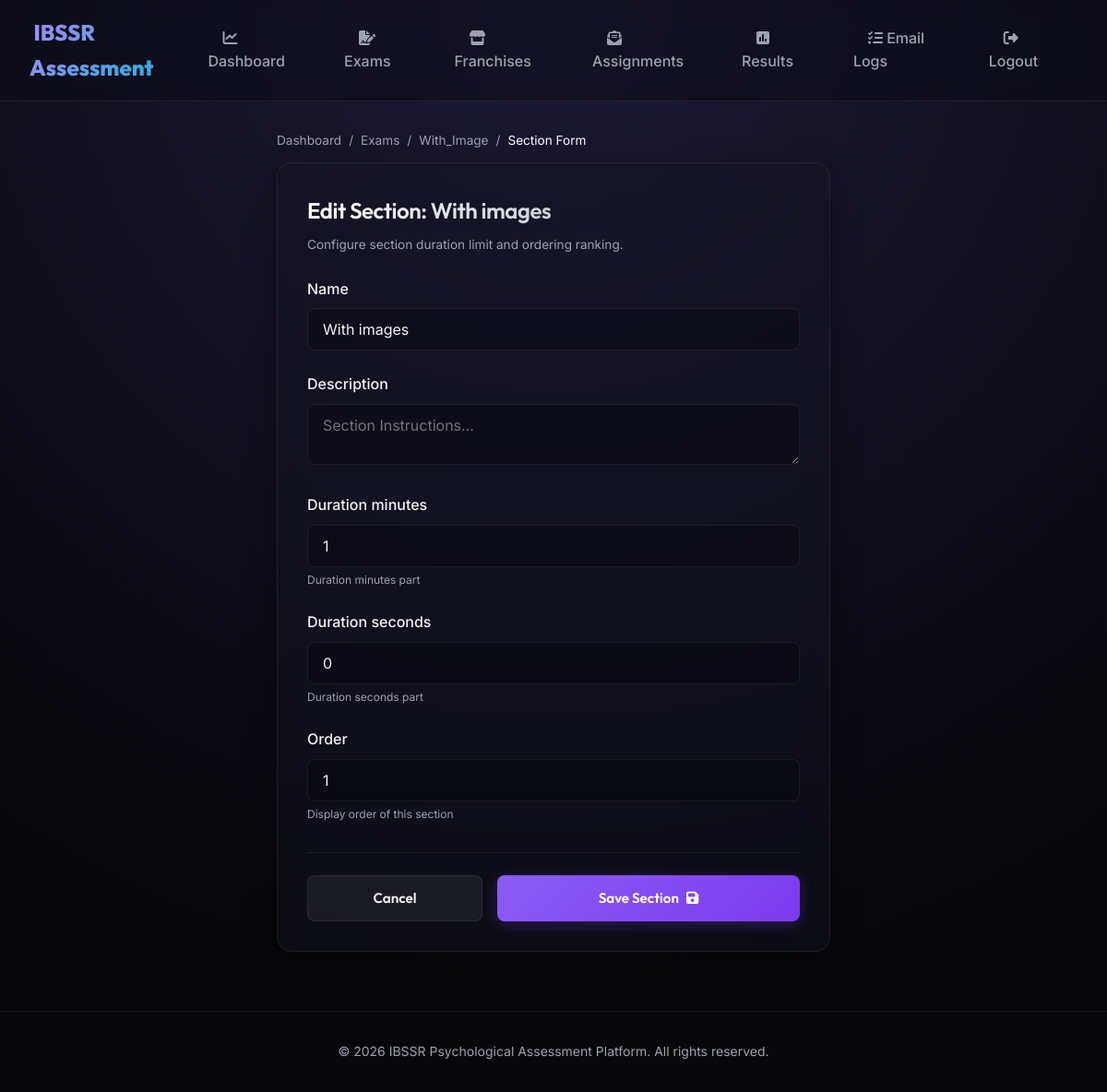
Page /tests-mgmt/section/8/edit/ (signed in) on the committed database.
### tests/models.py (models this page shows, shortened)
class Exam(models.Model):
    title = models.CharField(max_length=255)
    description = models.TextField(blank=True, null=True)
    created_by = models.ForeignKey('auth.User', on_delete=models.SET_NULL, null=True, blank=True, related_name='created_exams')
    shared_with = models.ManyToManyField('auth.User', blank=True, related_name='shared_exams', help_text="Franchises allowed to use this exam")
    created_at = models.DateTimeField(auto_now_add=True)
    updated_at = models.DateTimeField(auto_now=True)

class Section(models.Model):
    exam = models.ForeignKey(Exam, on_delete=models.CASCADE, related_name='sections')
    name = models.CharField(max_length=255)
    description = models.TextField(blank=True, null=True)
    duration_minutes = models.IntegerField(default=10, help_text="Duration minutes part")
    duration_seconds = models.IntegerField(default=0, help_text="Duration seconds part")
    order = models.IntegerField(default=0, help_text="Display order of this section")
    class Meta:
        ordering = ['order', 'id']

### tests/views.py (the view)
# urls.py: path('section/<int:section_id>/edit/', views.section_edit, name='section_edit'),
@login_required
def section_edit(request, section_id):
    section = get_object_or_404(Section, id=section_id)
    exam = section.exam
    if not request.user.is_superuser and exam.created_by != request.user:
        raise PermissionDenied
    if request.method == 'POST':
        form = SectionForm(request.POST, instance=section)
        if form.is_valid():
            section = form.save()
            messages.success(request, f"Section '{section.name}' updated successfully!")
            return redirect('exam_detail', exam_id=exam.id)
    else:
        form = SectionForm(instance=section)
    return render(request, 'admin/section_form.html', {'form': form, 'exam': exam, 'title': f"Edit Section: {section.name}"})

### tests/forms.py
class SectionForm(forms.ModelForm):
    class Meta:
        model = Section
        fields = ['name', 'description', 'duration_minutes', 'duration_seconds', 'order']
        widgets = {
            'name': forms.TextInput(attrs={'placeholder': 'Section Name (e.g. Cognitive)', 'class': 'form-control'}),
            'description': forms.Textarea(attrs={'placeholder': 'Section Instructions...', 'rows': 2, 'class': 'form-control'}),
            'duration_minutes': forms.NumberInput(attrs={'placeholder': 'Min', 'min': 0, 'class': 'form-control'}),
            'duration_seconds': forms.NumberInput(attrs={'placeholder': 'Sec', 'min': 0, 'max': 59, 'class': 'form-control'}),
            'order': forms.NumberInput(attrs={'class': 'form-control'}),
        }

### templates/admin/section_form.html (shortened to what this page needs)
{% extends 'base.html' %}
{% block content %}
<div style="max-width: 600px; margin: 2rem auto;">
    <div style="display: flex; gap: 0.5rem; font-size: 0.85rem; color: var(--text-muted); align-items: center; margin-bottom: 0.75rem;">
        <a href="{% url 'admin_dashboard' %}" style="color: var(--text-muted); text-decoration: none;">Dashboard</a>
        <span>/</span>
        <a href="{% url 'exam_list' %}" style="color: var(--text-muted); text-decoration: none;">Exams</a>
        <span>/</span>
        <a href="{% url 'exam_detail' exam_id=exam.id %}" style="color: var(--text-muted); text-decoration: none;">{{ exam.title }}</a>
        <span>/</span>
        <span style="color: #fff;">Section Form</span>
    </div>
    <div class="glass-card">
        <h2 style="margin-bottom: 0.5rem; background: linear-gradient(135deg, #fff, var(--text-muted)); -webkit-background-clip: text; -webkit-text-fill-color: transparent;">{{ title }}</h2>
        <p style="color: var(--text-muted); font-size: 0.85rem; margin-bottom: 1.5rem;">Configure section duration limit and ordering ranking.</p>
        <form method="POST">
            {% for field in form %}
                <div class="form-group">
                    <label for="{{ field.id_for_label }}">{{ field.label }}</label>
                    {{ field }}
                    {% if field.help_text %}
                        <small style="color: var(--text-muted); font-size: 0.75rem; display: block; margin-top: 0.25rem;">{{ field.help_text }}</small>
                    {% endif %}
                </div>
            {% endfor %}
            <div style="display: flex; gap: 1rem; margin-top: 2rem; border-top: 1px solid var(--glass-border); padding-top: 1.5rem;">
                <a href="{% url 'exam_detail' exam_id=exam.id %}" class="btn btn-secondary" style="flex: 1;">Cancel</a>
                <button type="submit" class="btn btn-primary" style="flex: 2;">Save Section <i class="fa-solid fa-floppy-disk"></i></button>
            </div>
        </form>
    </div>
</div>
{% endblock %}

### static/css/styles.css (style rules this page uses)
:root { --bg-dark: #07070a; --glass-bg: rgba(20, 20, 35, 0.45); --glass-border: rgba(255, 255, 255, 0.07); --text-primary: #f3f4f6; --text-muted: #9ca3af; --primary: #8b5cf6; --primary-glow: rgba(139, 92, 246, 0.4); --accent-cyan: #06b6d4; --accent-pink: #ec4899; --accent-green: #10b981; --accent-rose: #f43f5e; --font-heading: 'Outfit', sans-serif; --font-body: 'Inter', sans-serif; --transition: all 0.3s cubic-bezier(0.4, 0, 0.2, 1); }
* { box-sizing: border-box; margin: 0; padding: 0; }
body { font-family: var(--font-body); background: radial-gradient(circle at 50% 0%, #1c1936 0%, var(--bg-dark) 80%); color: var(--text-primary); min-height: 100vh; overflow-x: hidden; line-height: 1.6; }
h1, h2, h3, h4, h5, h6 { font-family: var(--font-heading); font-weight: 600; letter-spacing: -0.02em; }
.glass-card { background: var(--glass-bg); backdrop-filter: blur(16px); -webkit-backdrop-filter: blur(16px); border: 1px solid var(--glass-border); border-radius: 16px; padding: 2rem; box-shadow: 0 8px 32px 0 rgba(0, 0, 0, 0.37); transition: var(--transition); }
.form-group { margin-bottom: 1.5rem; }
.form-group label { display: block; margin-bottom: 0.5rem; font-weight: 500; color: var(--text-primary); }
.form-control { width: 100%; background: rgba(0, 0, 0, 0.25); border: 1px solid var(--glass-border); border-radius: 8px; padding: 0.75rem 1rem; color: var(--text-primary); font-family: var(--font-body); font-size: 1rem; transition: var(--transition); }
.btn { display: inline-flex; align-items: center; justify-content: center; gap: 0.5rem; font-family: var(--font-heading); font-weight: 600; font-size: 0.95rem; padding: 0.75rem 1.5rem; border-radius: 8px; border: none; cursor: pointer; transition: var(--transition); text-decoration: none; }
.btn-primary { background: linear-gradient(135deg, var(--primary), #7c3aed); color: #fff; box-shadow: 0 4px 15px rgba(124, 58, 237, 0.3); }
.btn-secondary { background: rgba(255, 255, 255, 0.06); color: var(--text-primary); border: 1px solid var(--glass-border); }

### rows in the picture
Exam: title "With_Image"
Section: form "With images" "1" "0" "1"

### other values in the picture
{{ title }} "Edit Section: With images"
{{ field.label }} "Name" "Description" "Duration minutes" "Duration seconds" "Order"
{{ field.help_text }} "Duration minutes part" "Duration seconds part" "Display order of this section"
